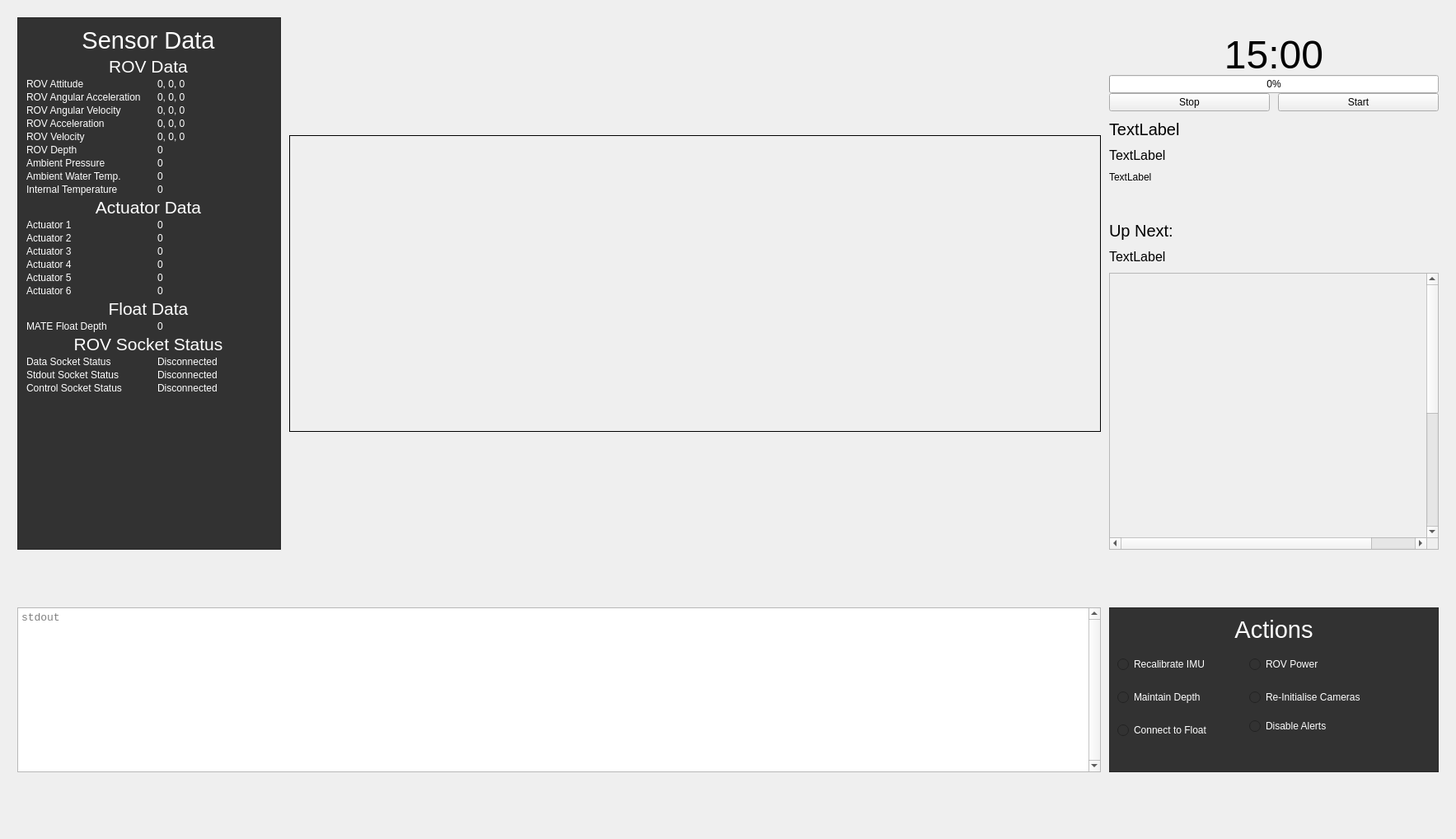
<?xml version="1.0" encoding="UTF-8"?>
<ui version="4.0">
 <class>Copilot</class>
 <widget class="QFrame" name="Copilot">
  <property name="geometry">
   <rect>
    <x>0</x>
    <y>0</y>
    <width>1767</width>
    <height>1018</height>
   </rect>
  </property>
  <property name="sizePolicy">
   <sizepolicy hsizetype="Expanding" vsizetype="Expanding">
    <horstretch>0</horstretch>
    <verstretch>0</verstretch>
   </sizepolicy>
  </property>
  <property name="windowTitle">
   <string>Copilot</string>
  </property>
  <layout class="QGridLayout" name="gridLayout_3">
   <item row="0" column="1">
    <layout class="QGridLayout" name="gridLayout_2">
     <property name="leftMargin">
      <number>10</number>
     </property>
     <property name="topMargin">
      <number>10</number>
     </property>
     <property name="rightMargin">
      <number>10</number>
     </property>
     <property name="bottomMargin">
      <number>10</number>
     </property>
     <property name="spacing">
      <number>10</number>
     </property>
     <item row="4" column="3" rowspan="3">
      <widget class="QFrame" name="ActionsBackground">
       <property name="sizePolicy">
        <sizepolicy hsizetype="Preferred" vsizetype="Preferred">
         <horstretch>0</horstretch>
         <verstretch>0</verstretch>
        </sizepolicy>
       </property>
       <property name="maximumSize">
        <size>
         <width>16777215</width>
         <height>200</height>
        </size>
       </property>
       <property name="styleSheet">
        <string notr="true">background-color:rgb(50,50,50);color:white;</string>
       </property>
       <property name="frameShape">
        <enum>QFrame::Shape::StyledPanel</enum>
       </property>
       <property name="frameShadow">
        <enum>QFrame::Shadow::Raised</enum>
       </property>
       <layout class="QGridLayout" name="gridLayout">
        <item row="0" column="0">
         <layout class="QFormLayout" name="Actions">
          <property name="fieldGrowthPolicy">
           <enum>QFormLayout::FieldGrowthPolicy::FieldsStayAtSizeHint</enum>
          </property>
          <property name="labelAlignment">
           <set>Qt::AlignmentFlag::AlignLeading|Qt::AlignmentFlag::AlignLeft|Qt::AlignmentFlag::AlignTop</set>
          </property>
          <property name="horizontalSpacing">
           <number>10</number>
          </property>
          <property name="verticalSpacing">
           <number>10</number>
          </property>
          <property name="leftMargin">
           <number>0</number>
          </property>
          <property name="topMargin">
           <number>0</number>
          </property>
          <property name="rightMargin">
           <number>0</number>
          </property>
          <property name="bottomMargin">
           <number>0</number>
          </property>
          <item row="1" column="0">
           <widget class="QRadioButton" name="RecalibrateIMUAction">
            <property name="enabled">
             <bool>true</bool>
            </property>
            <property name="sizePolicy">
             <sizepolicy hsizetype="Maximum" vsizetype="Fixed">
              <horstretch>0</horstretch>
              <verstretch>0</verstretch>
             </sizepolicy>
            </property>
            <property name="minimumSize">
             <size>
              <width>150</width>
              <height>30</height>
             </size>
            </property>
            <property name="maximumSize">
             <size>
              <width>250</width>
              <height>16777215</height>
             </size>
            </property>
            <property name="text">
             <string>Recalibrate IMU</string>
            </property>
            <property name="autoExclusive">
             <bool>false</bool>
            </property>
           </widget>
          </item>
          <item row="1" column="1">
           <widget class="QRadioButton" name="ROVPowerAction">
            <property name="enabled">
             <bool>true</bool>
            </property>
            <property name="sizePolicy">
             <sizepolicy hsizetype="Fixed" vsizetype="Fixed">
              <horstretch>0</horstretch>
              <verstretch>0</verstretch>
             </sizepolicy>
            </property>
            <property name="minimumSize">
             <size>
              <width>150</width>
              <height>30</height>
             </size>
            </property>
            <property name="maximumSize">
             <size>
              <width>16777215</width>
              <height>16777215</height>
             </size>
            </property>
            <property name="text">
             <string>ROV Power</string>
            </property>
            <property name="checkable">
             <bool>true</bool>
            </property>
            <property name="checked">
             <bool>false</bool>
            </property>
            <property name="autoExclusive">
             <bool>false</bool>
            </property>
           </widget>
          </item>
          <item row="2" column="0">
           <widget class="QRadioButton" name="MaintainDepthAction">
            <property name="enabled">
             <bool>true</bool>
            </property>
            <property name="sizePolicy">
             <sizepolicy hsizetype="Maximum" vsizetype="Fixed">
              <horstretch>0</horstretch>
              <verstretch>0</verstretch>
             </sizepolicy>
            </property>
            <property name="minimumSize">
             <size>
              <width>150</width>
              <height>30</height>
             </size>
            </property>
            <property name="maximumSize">
             <size>
              <width>250</width>
              <height>16777215</height>
             </size>
            </property>
            <property name="text">
             <string>Maintain Depth</string>
            </property>
            <property name="autoExclusive">
             <bool>false</bool>
            </property>
           </widget>
          </item>
          <item row="3" column="0">
           <widget class="QRadioButton" name="ConnectFloatAction">
            <property name="sizePolicy">
             <sizepolicy hsizetype="Maximum" vsizetype="Fixed">
              <horstretch>0</horstretch>
              <verstretch>0</verstretch>
             </sizepolicy>
            </property>
            <property name="minimumSize">
             <size>
              <width>150</width>
              <height>30</height>
             </size>
            </property>
            <property name="maximumSize">
             <size>
              <width>250</width>
              <height>16777215</height>
             </size>
            </property>
            <property name="text">
             <string>Connect to Float</string>
            </property>
           </widget>
          </item>
          <item row="3" column="1">
           <widget class="QRadioButton" name="DisableAlerts">
            <property name="sizePolicy">
             <sizepolicy hsizetype="Fixed" vsizetype="Fixed">
              <horstretch>0</horstretch>
              <verstretch>0</verstretch>
             </sizepolicy>
            </property>
            <property name="minimumSize">
             <size>
              <width>150</width>
              <height>0</height>
             </size>
            </property>
            <property name="maximumSize">
             <size>
              <width>16777215</width>
              <height>16777215</height>
             </size>
            </property>
            <property name="text">
             <string>Disable Alerts</string>
            </property>
            <property name="checked">
             <bool>false</bool>
            </property>
            <property name="autoRepeat">
             <bool>false</bool>
            </property>
            <property name="autoExclusive">
             <bool>false</bool>
            </property>
           </widget>
          </item>
          <item row="0" column="0" colspan="2">
           <widget class="QLabel" name="ActionsLabel">
            <property name="sizePolicy">
             <sizepolicy hsizetype="Preferred" vsizetype="Preferred">
              <horstretch>0</horstretch>
              <verstretch>0</verstretch>
             </sizepolicy>
            </property>
            <property name="maximumSize">
             <size>
              <width>16777215</width>
              <height>16777215</height>
             </size>
            </property>
            <property name="font">
             <font>
              <pointsize>22</pointsize>
             </font>
            </property>
            <property name="text">
             <string>Actions</string>
            </property>
            <property name="alignment">
             <set>Qt::AlignmentFlag::AlignCenter</set>
            </property>
           </widget>
          </item>
          <item row="2" column="1">
           <widget class="QRadioButton" name="ReinitialiseCameras">
            <property name="enabled">
             <bool>true</bool>
            </property>
            <property name="sizePolicy">
             <sizepolicy hsizetype="Fixed" vsizetype="Fixed">
              <horstretch>0</horstretch>
              <verstretch>0</verstretch>
             </sizepolicy>
            </property>
            <property name="minimumSize">
             <size>
              <width>150</width>
              <height>30</height>
             </size>
            </property>
            <property name="maximumSize">
             <size>
              <width>16777215</width>
              <height>16777215</height>
             </size>
            </property>
            <property name="text">
             <string>Re-Initialise Cameras</string>
            </property>
            <property name="autoExclusive">
             <bool>false</bool>
            </property>
           </widget>
          </item>
         </layout>
        </item>
       </layout>
      </widget>
     </item>
     <item row="1" column="3">
      <layout class="QGridLayout" name="Timer">
       <property name="topMargin">
        <number>20</number>
       </property>
       <property name="horizontalSpacing">
        <number>10</number>
       </property>
       <property name="verticalSpacing">
        <number>0</number>
       </property>
       <item row="4" column="0">
        <widget class="QPushButton" name="stopTimeButton">
         <property name="maximumSize">
          <size>
           <width>200</width>
           <height>16777215</height>
          </size>
         </property>
         <property name="text">
          <string>Stop</string>
         </property>
        </widget>
       </item>
       <item row="4" column="1">
        <widget class="QPushButton" name="startTimeButton">
         <property name="maximumSize">
          <size>
           <width>200</width>
           <height>16777215</height>
          </size>
         </property>
         <property name="text">
          <string>Start</string>
         </property>
        </widget>
       </item>
       <item row="1" column="0" colspan="2">
        <widget class="QLabel" name="remainingTime">
         <property name="maximumSize">
          <size>
           <width>400</width>
           <height>50</height>
          </size>
         </property>
         <property name="font">
          <font>
           <pointsize>36</pointsize>
          </font>
         </property>
         <property name="text">
          <string>15:00</string>
         </property>
         <property name="alignment">
          <set>Qt::AlignmentFlag::AlignCenter</set>
         </property>
        </widget>
       </item>
       <item row="2" column="0" colspan="2">
        <widget class="QProgressBar" name="progressTimeBar">
         <property name="sizePolicy">
          <sizepolicy hsizetype="Maximum" vsizetype="Fixed">
           <horstretch>0</horstretch>
           <verstretch>0</verstretch>
          </sizepolicy>
         </property>
         <property name="maximumSize">
          <size>
           <width>400</width>
           <height>16777215</height>
          </size>
         </property>
         <property name="value">
          <number>0</number>
         </property>
        </widget>
       </item>
      </layout>
     </item>
     <item row="4" column="0" rowspan="3" colspan="3">
      <widget class="QPlainTextEdit" name="Stdout">
       <property name="sizePolicy">
        <sizepolicy hsizetype="Preferred" vsizetype="Preferred">
         <horstretch>0</horstretch>
         <verstretch>0</verstretch>
        </sizepolicy>
       </property>
       <property name="minimumSize">
        <size>
         <width>300</width>
         <height>200</height>
        </size>
       </property>
       <property name="maximumSize">
        <size>
         <width>16777215</width>
         <height>200</height>
        </size>
       </property>
       <property name="font">
        <font>
         <family>Consolas</family>
         <pointsize>10</pointsize>
        </font>
       </property>
       <property name="styleSheet">
        <string notr="true"/>
       </property>
       <property name="verticalScrollBarPolicy">
        <enum>Qt::ScrollBarPolicy::ScrollBarAlwaysOn</enum>
       </property>
       <property name="documentTitle">
        <string/>
       </property>
       <property name="undoRedoEnabled">
        <bool>false</bool>
       </property>
       <property name="readOnly">
        <bool>true</bool>
       </property>
       <property name="placeholderText">
        <string>stdout</string>
       </property>
      </widget>
     </item>
     <item row="1" column="1" rowspan="3" colspan="2">
      <widget class="QLabel" name="MainCameraView">
       <property name="sizePolicy">
        <sizepolicy hsizetype="Preferred" vsizetype="Maximum">
         <horstretch>0</horstretch>
         <verstretch>0</verstretch>
        </sizepolicy>
       </property>
       <property name="minimumSize">
        <size>
         <width>500</width>
         <height>360</height>
        </size>
       </property>
       <property name="maximumSize">
        <size>
         <width>16777215</width>
         <height>16777215</height>
        </size>
       </property>
       <property name="autoFillBackground">
        <bool>false</bool>
       </property>
       <property name="frameShape">
        <enum>QFrame::Shape::Box</enum>
       </property>
       <property name="text">
        <string/>
       </property>
       <property name="pixmap">
        <pixmap>../../../../Downloads/HYDROROBOTICSLOGO.png</pixmap>
       </property>
       <property name="alignment">
        <set>Qt::AlignmentFlag::AlignCenter</set>
       </property>
      </widget>
     </item>
     <item row="1" column="0" rowspan="3">
      <widget class="QFrame" name="SensorDataBackground">
       <property name="sizePolicy">
        <sizepolicy hsizetype="Minimum" vsizetype="Preferred">
         <horstretch>0</horstretch>
         <verstretch>0</verstretch>
        </sizepolicy>
       </property>
       <property name="maximumSize">
        <size>
         <width>320</width>
         <height>16777215</height>
        </size>
       </property>
       <property name="styleSheet">
        <string notr="true">background-color:rgb(50,50,50);color:white;</string>
       </property>
       <property name="frameShape">
        <enum>QFrame::Shape::StyledPanel</enum>
       </property>
       <property name="frameShadow">
        <enum>QFrame::Shadow::Raised</enum>
       </property>
       <layout class="QGridLayout" name="gridLayout_4">
        <property name="leftMargin">
         <number>10</number>
        </property>
        <property name="topMargin">
         <number>10</number>
        </property>
        <property name="rightMargin">
         <number>10</number>
        </property>
        <property name="bottomMargin">
         <number>10</number>
        </property>
        <property name="spacing">
         <number>0</number>
        </property>
        <item row="0" column="0">
         <layout class="QFormLayout" name="SensorData">
          <property name="horizontalSpacing">
           <number>20</number>
          </property>
          <property name="verticalSpacing">
           <number>2</number>
          </property>
          <property name="leftMargin">
           <number>0</number>
          </property>
          <property name="topMargin">
           <number>0</number>
          </property>
          <property name="rightMargin">
           <number>2</number>
          </property>
          <property name="bottomMargin">
           <number>0</number>
          </property>
          <item row="0" column="0" colspan="2">
           <widget class="QLabel" name="SensorData_3">
            <property name="sizePolicy">
             <sizepolicy hsizetype="Maximum" vsizetype="Fixed">
              <horstretch>0</horstretch>
              <verstretch>0</verstretch>
             </sizepolicy>
            </property>
            <property name="minimumSize">
             <size>
              <width>0</width>
              <height>0</height>
             </size>
            </property>
            <property name="maximumSize">
             <size>
              <width>1677215</width>
              <height>16777215</height>
             </size>
            </property>
            <property name="font">
             <font>
              <pointsize>22</pointsize>
             </font>
            </property>
            <property name="text">
             <string>Sensor Data</string>
            </property>
            <property name="alignment">
             <set>Qt::AlignmentFlag::AlignCenter</set>
            </property>
           </widget>
          </item>
          <item row="1" column="0" colspan="2">
           <widget class="QLabel" name="ROVData">
            <property name="font">
             <font>
              <pointsize>16</pointsize>
             </font>
            </property>
            <property name="text">
             <string>ROV Data</string>
            </property>
            <property name="alignment">
             <set>Qt::AlignmentFlag::AlignCenter</set>
            </property>
           </widget>
          </item>
          <item row="2" column="0">
           <widget class="QLabel" name="ROVAttitude">
            <property name="text">
             <string>ROV Attitude</string>
            </property>
           </widget>
          </item>
          <item row="2" column="1">
           <widget class="QLabel" name="ROVAttitudeValue">
            <property name="sizePolicy">
             <sizepolicy hsizetype="Preferred" vsizetype="Fixed">
              <horstretch>0</horstretch>
              <verstretch>0</verstretch>
             </sizepolicy>
            </property>
            <property name="minimumSize">
             <size>
              <width>135</width>
              <height>0</height>
             </size>
            </property>
            <property name="maximumSize">
             <size>
              <width>16772215</width>
              <height>16777215</height>
             </size>
            </property>
            <property name="baseSize">
             <size>
              <width>135</width>
              <height>20</height>
             </size>
            </property>
            <property name="text">
             <string>0, 0, 0</string>
            </property>
           </widget>
          </item>
          <item row="3" column="0">
           <widget class="QLabel" name="ROVAngularAcceleration">
            <property name="sizePolicy">
             <sizepolicy hsizetype="Minimum" vsizetype="Preferred">
              <horstretch>0</horstretch>
              <verstretch>0</verstretch>
             </sizepolicy>
            </property>
            <property name="text">
             <string>ROV Angular Acceleration</string>
            </property>
           </widget>
          </item>
          <item row="3" column="1">
           <widget class="QLabel" name="ROVAngularAccelerationValue">
            <property name="sizePolicy">
             <sizepolicy hsizetype="Preferred" vsizetype="Fixed">
              <horstretch>0</horstretch>
              <verstretch>0</verstretch>
             </sizepolicy>
            </property>
            <property name="minimumSize">
             <size>
              <width>135</width>
              <height>0</height>
             </size>
            </property>
            <property name="maximumSize">
             <size>
              <width>16772215</width>
              <height>16777215</height>
             </size>
            </property>
            <property name="baseSize">
             <size>
              <width>135</width>
              <height>20</height>
             </size>
            </property>
            <property name="text">
             <string>0, 0, 0</string>
            </property>
           </widget>
          </item>
          <item row="4" column="0">
           <widget class="QLabel" name="ROVAngularVelocity">
            <property name="text">
             <string>ROV Angular Velocity</string>
            </property>
           </widget>
          </item>
          <item row="4" column="1">
           <widget class="QLabel" name="ROVAngularVelocityValue">
            <property name="sizePolicy">
             <sizepolicy hsizetype="Preferred" vsizetype="Fixed">
              <horstretch>0</horstretch>
              <verstretch>0</verstretch>
             </sizepolicy>
            </property>
            <property name="minimumSize">
             <size>
              <width>135</width>
              <height>0</height>
             </size>
            </property>
            <property name="maximumSize">
             <size>
              <width>16772215</width>
              <height>16777215</height>
             </size>
            </property>
            <property name="baseSize">
             <size>
              <width>135</width>
              <height>20</height>
             </size>
            </property>
            <property name="text">
             <string>0, 0, 0</string>
            </property>
           </widget>
          </item>
          <item row="5" column="0">
           <widget class="QLabel" name="ROVAcceleration">
            <property name="text">
             <string>ROV Acceleration</string>
            </property>
           </widget>
          </item>
          <item row="5" column="1">
           <widget class="QLabel" name="ROVAccelerationValue">
            <property name="sizePolicy">
             <sizepolicy hsizetype="Preferred" vsizetype="Fixed">
              <horstretch>0</horstretch>
              <verstretch>0</verstretch>
             </sizepolicy>
            </property>
            <property name="minimumSize">
             <size>
              <width>135</width>
              <height>0</height>
             </size>
            </property>
            <property name="maximumSize">
             <size>
              <width>16772215</width>
              <height>16777215</height>
             </size>
            </property>
            <property name="baseSize">
             <size>
              <width>135</width>
              <height>20</height>
             </size>
            </property>
            <property name="text">
             <string>0, 0, 0</string>
            </property>
           </widget>
          </item>
          <item row="6" column="0">
           <widget class="QLabel" name="ROVVelocity">
            <property name="text">
             <string>ROV Velocity</string>
            </property>
           </widget>
          </item>
          <item row="6" column="1">
           <widget class="QLabel" name="ROVVelocityValue">
            <property name="sizePolicy">
             <sizepolicy hsizetype="Preferred" vsizetype="Fixed">
              <horstretch>0</horstretch>
              <verstretch>0</verstretch>
             </sizepolicy>
            </property>
            <property name="minimumSize">
             <size>
              <width>135</width>
              <height>0</height>
             </size>
            </property>
            <property name="maximumSize">
             <size>
              <width>16772215</width>
              <height>16777215</height>
             </size>
            </property>
            <property name="baseSize">
             <size>
              <width>135</width>
              <height>20</height>
             </size>
            </property>
            <property name="text">
             <string>0, 0, 0</string>
            </property>
           </widget>
          </item>
          <item row="7" column="0">
           <widget class="QLabel" name="ROVDepth">
            <property name="text">
             <string>ROV Depth</string>
            </property>
           </widget>
          </item>
          <item row="7" column="1">
           <widget class="QLabel" name="ROVDepthValue">
            <property name="sizePolicy">
             <sizepolicy hsizetype="Preferred" vsizetype="Fixed">
              <horstretch>0</horstretch>
              <verstretch>0</verstretch>
             </sizepolicy>
            </property>
            <property name="minimumSize">
             <size>
              <width>135</width>
              <height>0</height>
             </size>
            </property>
            <property name="maximumSize">
             <size>
              <width>16772215</width>
              <height>16777215</height>
             </size>
            </property>
            <property name="baseSize">
             <size>
              <width>135</width>
              <height>20</height>
             </size>
            </property>
            <property name="text">
             <string>0</string>
            </property>
           </widget>
          </item>
          <item row="8" column="0">
           <widget class="QLabel" name="AmbientPressure">
            <property name="text">
             <string>Ambient Pressure</string>
            </property>
           </widget>
          </item>
          <item row="8" column="1">
           <widget class="QLabel" name="AmbientPressureValue">
            <property name="sizePolicy">
             <sizepolicy hsizetype="Preferred" vsizetype="Fixed">
              <horstretch>0</horstretch>
              <verstretch>0</verstretch>
             </sizepolicy>
            </property>
            <property name="minimumSize">
             <size>
              <width>135</width>
              <height>0</height>
             </size>
            </property>
            <property name="maximumSize">
             <size>
              <width>16772215</width>
              <height>16777215</height>
             </size>
            </property>
            <property name="baseSize">
             <size>
              <width>135</width>
              <height>20</height>
             </size>
            </property>
            <property name="text">
             <string>0</string>
            </property>
           </widget>
          </item>
          <item row="9" column="0">
           <widget class="QLabel" name="AmbientWaterTemp">
            <property name="text">
             <string>Ambient Water Temp.</string>
            </property>
           </widget>
          </item>
          <item row="9" column="1">
           <widget class="QLabel" name="AmbientWaterTempValue">
            <property name="sizePolicy">
             <sizepolicy hsizetype="Preferred" vsizetype="Fixed">
              <horstretch>0</horstretch>
              <verstretch>0</verstretch>
             </sizepolicy>
            </property>
            <property name="minimumSize">
             <size>
              <width>135</width>
              <height>0</height>
             </size>
            </property>
            <property name="maximumSize">
             <size>
              <width>16772215</width>
              <height>16777215</height>
             </size>
            </property>
            <property name="baseSize">
             <size>
              <width>135</width>
              <height>20</height>
             </size>
            </property>
            <property name="text">
             <string>0</string>
            </property>
           </widget>
          </item>
          <item row="10" column="0">
           <widget class="QLabel" name="InternalTemp">
            <property name="text">
             <string>Internal Temperature</string>
            </property>
           </widget>
          </item>
          <item row="10" column="1">
           <widget class="QLabel" name="InternalTempValue">
            <property name="sizePolicy">
             <sizepolicy hsizetype="Preferred" vsizetype="Fixed">
              <horstretch>0</horstretch>
              <verstretch>0</verstretch>
             </sizepolicy>
            </property>
            <property name="minimumSize">
             <size>
              <width>135</width>
              <height>0</height>
             </size>
            </property>
            <property name="maximumSize">
             <size>
              <width>16772215</width>
              <height>16777215</height>
             </size>
            </property>
            <property name="baseSize">
             <size>
              <width>135</width>
              <height>20</height>
             </size>
            </property>
            <property name="text">
             <string>0</string>
            </property>
           </widget>
          </item>
          <item row="11" column="0" colspan="2">
           <widget class="QLabel" name="ActuatorData">
            <property name="font">
             <font>
              <pointsize>16</pointsize>
             </font>
            </property>
            <property name="text">
             <string>Actuator Data</string>
            </property>
            <property name="alignment">
             <set>Qt::AlignmentFlag::AlignCenter</set>
            </property>
           </widget>
          </item>
          <item row="12" column="0">
           <widget class="QLabel" name="Actuator1">
            <property name="text">
             <string>Actuator 1</string>
            </property>
           </widget>
          </item>
          <item row="12" column="1">
           <widget class="QLabel" name="Actuator1Value">
            <property name="sizePolicy">
             <sizepolicy hsizetype="Preferred" vsizetype="Fixed">
              <horstretch>0</horstretch>
              <verstretch>0</verstretch>
             </sizepolicy>
            </property>
            <property name="minimumSize">
             <size>
              <width>135</width>
              <height>0</height>
             </size>
            </property>
            <property name="maximumSize">
             <size>
              <width>16772215</width>
              <height>16777215</height>
             </size>
            </property>
            <property name="baseSize">
             <size>
              <width>135</width>
              <height>20</height>
             </size>
            </property>
            <property name="text">
             <string>0</string>
            </property>
           </widget>
          </item>
          <item row="13" column="0">
           <widget class="QLabel" name="Actuator2">
            <property name="text">
             <string>Actuator 2</string>
            </property>
           </widget>
          </item>
          <item row="13" column="1">
           <widget class="QLabel" name="Actuator2Value">
            <property name="sizePolicy">
             <sizepolicy hsizetype="Preferred" vsizetype="Fixed">
              <horstretch>0</horstretch>
              <verstretch>0</verstretch>
             </sizepolicy>
            </property>
            <property name="minimumSize">
             <size>
              <width>135</width>
              <height>0</height>
             </size>
            </property>
            <property name="maximumSize">
             <size>
              <width>16772215</width>
              <height>16777215</height>
             </size>
            </property>
            <property name="baseSize">
             <size>
              <width>135</width>
              <height>20</height>
             </size>
            </property>
            <property name="text">
             <string>0</string>
            </property>
           </widget>
          </item>
          <item row="14" column="0">
           <widget class="QLabel" name="Actuator3">
            <property name="text">
             <string>Actuator 3</string>
            </property>
           </widget>
          </item>
          <item row="14" column="1">
           <widget class="QLabel" name="Actuator3Value">
            <property name="sizePolicy">
             <sizepolicy hsizetype="Preferred" vsizetype="Fixed">
              <horstretch>0</horstretch>
              <verstretch>0</verstretch>
             </sizepolicy>
            </property>
            <property name="minimumSize">
             <size>
              <width>135</width>
              <height>0</height>
             </size>
            </property>
            <property name="maximumSize">
             <size>
              <width>16772215</width>
              <height>16777215</height>
             </size>
            </property>
            <property name="baseSize">
             <size>
              <width>135</width>
              <height>20</height>
             </size>
            </property>
            <property name="text">
             <string>0</string>
            </property>
           </widget>
          </item>
          <item row="15" column="0">
           <widget class="QLabel" name="Actuator4">
            <property name="text">
             <string>Actuator 4</string>
            </property>
           </widget>
          </item>
          <item row="15" column="1">
           <widget class="QLabel" name="Actuator4Value">
            <property name="sizePolicy">
             <sizepolicy hsizetype="Preferred" vsizetype="Fixed">
              <horstretch>0</horstretch>
              <verstretch>0</verstretch>
             </sizepolicy>
            </property>
            <property name="minimumSize">
             <size>
              <width>135</width>
              <height>0</height>
             </size>
            </property>
            <property name="maximumSize">
             <size>
              <width>16772215</width>
              <height>16777215</height>
             </size>
            </property>
            <property name="baseSize">
             <size>
              <width>135</width>
              <height>20</height>
             </size>
            </property>
            <property name="text">
             <string>0</string>
            </property>
           </widget>
          </item>
          <item row="16" column="0">
           <widget class="QLabel" name="Actuator5">
            <property name="text">
             <string>Actuator 5</string>
            </property>
           </widget>
          </item>
          <item row="16" column="1">
           <widget class="QLabel" name="Actuator5Value">
            <property name="sizePolicy">
             <sizepolicy hsizetype="Preferred" vsizetype="Fixed">
              <horstretch>0</horstretch>
              <verstretch>0</verstretch>
             </sizepolicy>
            </property>
            <property name="minimumSize">
             <size>
              <width>135</width>
              <height>0</height>
             </size>
            </property>
            <property name="maximumSize">
             <size>
              <width>16772215</width>
              <height>16777215</height>
             </size>
            </property>
            <property name="baseSize">
             <size>
              <width>135</width>
              <height>20</height>
             </size>
            </property>
            <property name="text">
             <string>0</string>
            </property>
           </widget>
          </item>
          <item row="17" column="0">
           <widget class="QLabel" name="Actuator6">
            <property name="text">
             <string>Actuator 6</string>
            </property>
           </widget>
          </item>
          <item row="17" column="1">
           <widget class="QLabel" name="Actuator6Value">
            <property name="sizePolicy">
             <sizepolicy hsizetype="Preferred" vsizetype="Fixed">
              <horstretch>0</horstretch>
              <verstretch>0</verstretch>
             </sizepolicy>
            </property>
            <property name="minimumSize">
             <size>
              <width>135</width>
              <height>0</height>
             </size>
            </property>
            <property name="maximumSize">
             <size>
              <width>16772215</width>
              <height>16777215</height>
             </size>
            </property>
            <property name="baseSize">
             <size>
              <width>135</width>
              <height>20</height>
             </size>
            </property>
            <property name="text">
             <string>0</string>
            </property>
           </widget>
          </item>
          <item row="18" column="0" colspan="2">
           <widget class="QLabel" name="PeripheralData">
            <property name="font">
             <font>
              <pointsize>16</pointsize>
             </font>
            </property>
            <property name="text">
             <string>Float Data</string>
            </property>
            <property name="alignment">
             <set>Qt::AlignmentFlag::AlignCenter</set>
            </property>
           </widget>
          </item>
          <item row="19" column="0">
           <widget class="QLabel" name="MateFloatDepth">
            <property name="text">
             <string>MATE Float Depth</string>
            </property>
           </widget>
          </item>
          <item row="19" column="1">
           <widget class="QLabel" name="MATEFloatDepthValue">
            <property name="sizePolicy">
             <sizepolicy hsizetype="Preferred" vsizetype="Fixed">
              <horstretch>0</horstretch>
              <verstretch>0</verstretch>
             </sizepolicy>
            </property>
            <property name="minimumSize">
             <size>
              <width>135</width>
              <height>0</height>
             </size>
            </property>
            <property name="maximumSize">
             <size>
              <width>16772215</width>
              <height>16777215</height>
             </size>
            </property>
            <property name="baseSize">
             <size>
              <width>135</width>
              <height>20</height>
             </size>
            </property>
            <property name="text">
             <string>0</string>
            </property>
           </widget>
          </item>
          <item row="20" column="0" colspan="2">
           <widget class="QLabel" name="label">
            <property name="font">
             <font>
              <pointsize>16</pointsize>
             </font>
            </property>
            <property name="text">
             <string>ROV Socket Status</string>
            </property>
            <property name="alignment">
             <set>Qt::AlignmentFlag::AlignCenter</set>
            </property>
           </widget>
          </item>
          <item row="21" column="0">
           <widget class="QLabel" name="label_2">
            <property name="text">
             <string>Data Socket Status</string>
            </property>
           </widget>
          </item>
          <item row="21" column="1">
           <widget class="QLabel" name="DataSocketStatus">
            <property name="text">
             <string>Disconnected</string>
            </property>
           </widget>
          </item>
          <item row="22" column="0">
           <widget class="QLabel" name="label_5">
            <property name="text">
             <string>Stdout Socket Status</string>
            </property>
           </widget>
          </item>
          <item row="22" column="1">
           <widget class="QLabel" name="StdoutSocketStatus">
            <property name="text">
             <string>Disconnected</string>
            </property>
           </widget>
          </item>
          <item row="23" column="0">
           <widget class="QLabel" name="label_4">
            <property name="text">
             <string>Control Socket Status</string>
            </property>
           </widget>
          </item>
          <item row="23" column="1">
           <widget class="QLabel" name="ControlSocketStatus">
            <property name="text">
             <string>Disconnected</string>
            </property>
           </widget>
          </item>
         </layout>
        </item>
       </layout>
      </widget>
     </item>
     <item row="3" column="3">
      <widget class="QScrollArea" name="TaskList">
       <property name="sizePolicy">
        <sizepolicy hsizetype="Fixed" vsizetype="Preferred">
         <horstretch>0</horstretch>
         <verstretch>0</verstretch>
        </sizepolicy>
       </property>
       <property name="minimumSize">
        <size>
         <width>300</width>
         <height>0</height>
        </size>
       </property>
       <property name="maximumSize">
        <size>
         <width>400</width>
         <height>16777215</height>
        </size>
       </property>
       <property name="styleSheet">
        <string notr="true"/>
       </property>
       <property name="widgetResizable">
        <bool>false</bool>
       </property>
       <widget class="QWidget" name="TaskListContents">
        <property name="geometry">
         <rect>
          <x>0</x>
          <y>0</y>
          <width>450</width>
          <height>600</height>
         </rect>
        </property>
        <property name="sizePolicy">
         <sizepolicy hsizetype="Preferred" vsizetype="Expanding">
          <horstretch>0</horstretch>
          <verstretch>0</verstretch>
         </sizepolicy>
        </property>
       </widget>
      </widget>
     </item>
     <item row="2" column="3">
      <layout class="QVBoxLayout" name="verticalLayout">
       <item>
        <widget class="QLabel" name="CurrentTitle">
         <property name="minimumSize">
          <size>
           <width>400</width>
           <height>0</height>
          </size>
         </property>
         <property name="maximumSize">
          <size>
           <width>400</width>
           <height>16777215</height>
          </size>
         </property>
         <property name="font">
          <font>
           <pointsize>15</pointsize>
          </font>
         </property>
         <property name="text">
          <string>TextLabel</string>
         </property>
         <property name="wordWrap">
          <bool>true</bool>
         </property>
        </widget>
       </item>
       <item>
        <widget class="QLabel" name="CompleteBy">
         <property name="minimumSize">
          <size>
           <width>400</width>
           <height>0</height>
          </size>
         </property>
         <property name="maximumSize">
          <size>
           <width>400</width>
           <height>16777215</height>
          </size>
         </property>
         <property name="font">
          <font>
           <pointsize>12</pointsize>
          </font>
         </property>
         <property name="text">
          <string>TextLabel</string>
         </property>
        </widget>
       </item>
       <item>
        <widget class="QLabel" name="Description">
         <property name="sizePolicy">
          <sizepolicy hsizetype="Minimum" vsizetype="Preferred">
           <horstretch>0</horstretch>
           <verstretch>0</verstretch>
          </sizepolicy>
         </property>
         <property name="minimumSize">
          <size>
           <width>400</width>
           <height>50</height>
          </size>
         </property>
         <property name="maximumSize">
          <size>
           <width>400</width>
           <height>16777215</height>
          </size>
         </property>
         <property name="text">
          <string>TextLabel</string>
         </property>
         <property name="alignment">
          <set>Qt::AlignmentFlag::AlignLeading|Qt::AlignmentFlag::AlignLeft|Qt::AlignmentFlag::AlignTop</set>
         </property>
         <property name="wordWrap">
          <bool>true</bool>
         </property>
        </widget>
       </item>
       <item>
        <widget class="QLabel" name="UpNextLabel">
         <property name="minimumSize">
          <size>
           <width>400</width>
           <height>0</height>
          </size>
         </property>
         <property name="maximumSize">
          <size>
           <width>400</width>
           <height>16777215</height>
          </size>
         </property>
         <property name="font">
          <font>
           <pointsize>15</pointsize>
          </font>
         </property>
         <property name="text">
          <string>Up Next:</string>
         </property>
        </widget>
       </item>
       <item>
        <widget class="QLabel" name="UpNextTitle">
         <property name="minimumSize">
          <size>
           <width>400</width>
           <height>0</height>
          </size>
         </property>
         <property name="maximumSize">
          <size>
           <width>400</width>
           <height>16777215</height>
          </size>
         </property>
         <property name="font">
          <font>
           <pointsize>12</pointsize>
          </font>
         </property>
         <property name="text">
          <string>TextLabel</string>
         </property>
         <property name="wordWrap">
          <bool>true</bool>
         </property>
        </widget>
       </item>
      </layout>
     </item>
    </layout>
   </item>
  </layout>
 </widget>
 <resources/>
 <connections/>
</ui>
